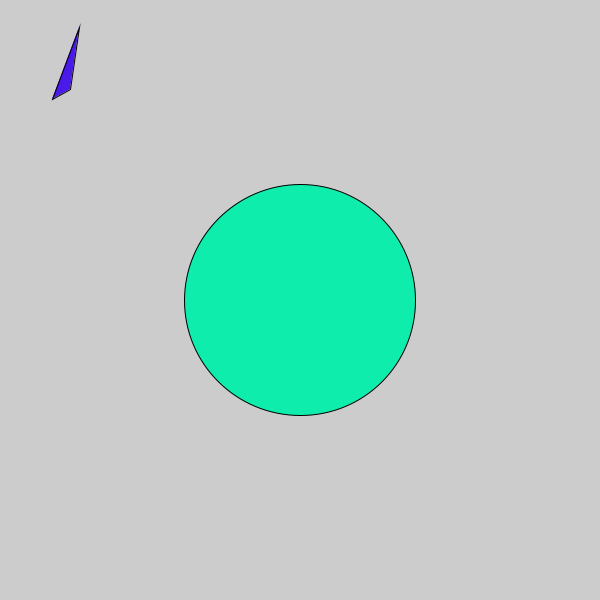
Frame 1 (no input)
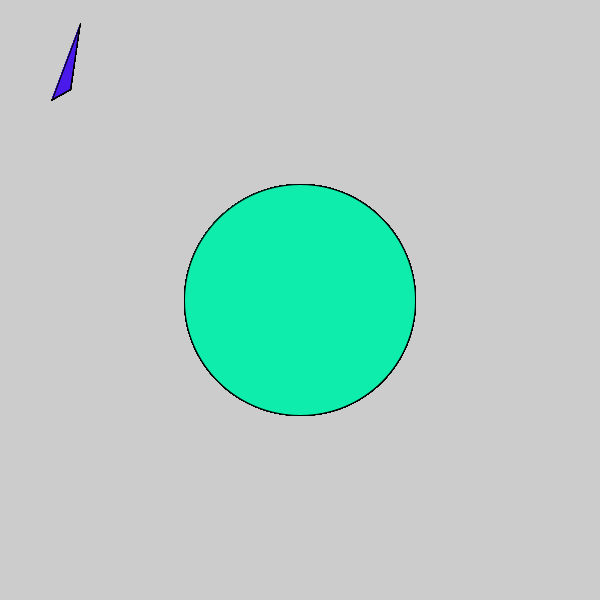
Frame 60 (the mouse pressed at the canvas centre just before this capture)
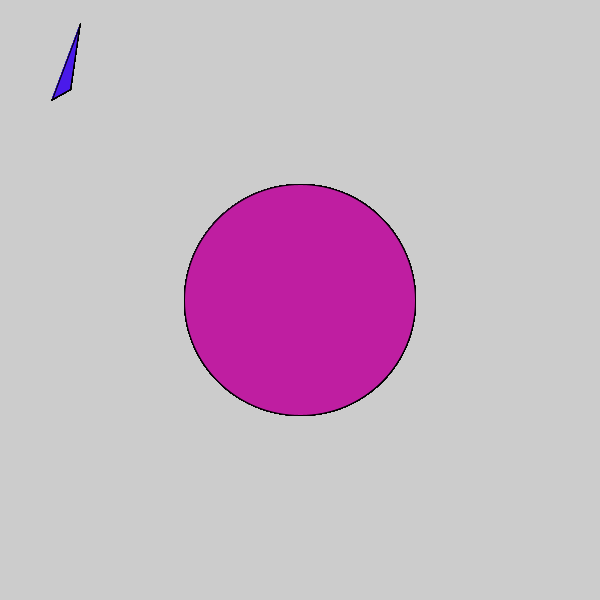
Frame 120 (the mouse held since frame 60 and released just before this capture)

The Processing sketch that drew these frames (run headless with seeded random() and noise(); from frame 60 on, the mouse is pressed at the canvas centre):

// Processing sketch: First_Project_Cesar_Tadeo
// ── First_Project_Cesar_Tadeo.pde

void setup(){size(600,600);}
void draw( ){fill(14,237,172);
if(mousePressed==true){
  fill(random(255),random(255),random(255));
}
ellipse(300,300,231,231);
fill(20,213,245);
rect(600,600,600,600);
fill(74,26,234);
triangle(79,27,70,89,52,99);
}
